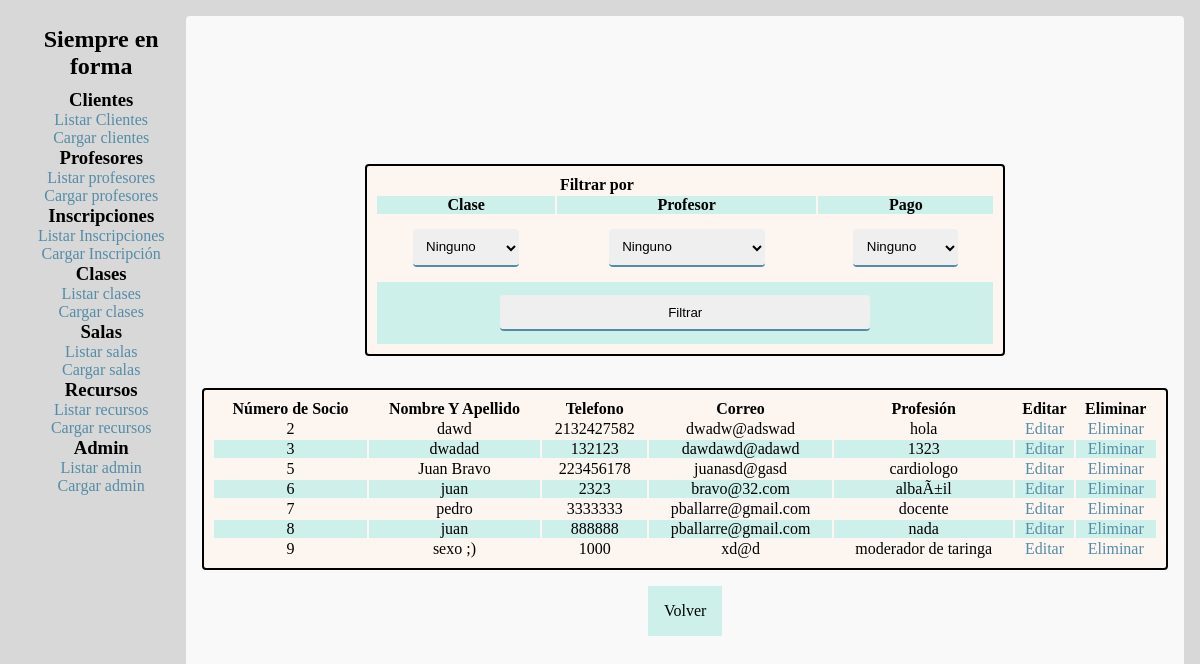
/code/clientes/listar-clientes.php, run on the app's committed database.
### tables this page shows
CREATE TABLE `clientes` (
  `idcliente` int(11) NOT NULL,
  `nomape` varchar(100) NOT NULL,
  `telefono` varchar(15) NOT NULL,
  `correo` varchar(150) NOT NULL,
  `profesion` varchar(20) NOT NULL,
  `eliminado` char(1) NOT NULL DEFAULT '0'
);

### code/clientes/listar-clientes.php (the view, shortened to what this page needs)
<!DOCTYPE html>
<html lang="es">
<?php include_once("../_header.php"); ?>
<body>
    <?php include_once("../_navbar.php"); ?>
    <main class="CONTENEDOR">
        <form>
        <table class="TABLA" style="width: 100%;">
            <tr>
                <th colspan="2">Filtrar por</th>
            </tr>
            <tr>
                <th>Clase</th>
                <th>Profesor</th>
                <th>Pago</th>
            </tr>
            <tr>
                <td>
                    <select name="clase">
                        <option value="NULL">Ninguno</option>
                    </select>
                </td>
                <td>
                    <select name="idprofesor">
                        <option value="NULL">Ninguno</option>
                    </select>
                </td>
                <td>
                    <select name="pago">
                        <option value="NULL">Ninguno</option>
                    </select>
                </td>
            </tr>
            <tr>
                <td colspan="3"><input type="submit" value="Filtrar" name="filtrar"></td>
            </tr>
        </table>
        </form>
        <table class="TABLA">
            <thead>
                <tr class="TABLA__fila">
                    <th>Número de Socio</th>
                    <th>Nombre Y Apellido</th>
                    <th>Telefono</th>
                    <th>Correo</th>
                    <th>Profesión</th>
                    <th>Editar</th>
                    <th>Eliminar</th>
                </tr>
            </thead>
            <tbody>
                <?php
                    include_once("../conexion.php");
                    $clientes = "SELECT * FROM clientes WHERE eliminado = '0'";
                    if(isset($consultaFiltrada)) $consulta = mysqli_query($link, $consultaFiltrada);
                    else $consulta = mysqli_query($link,$clientes);
                    while($row = mysqli_fetch_assoc($consulta)){
                        echo "<tr class='TABLA__fila'>";
                        echo "<td>",$row["idcliente"],"</td>";
                        echo "<td>",$row["nomape"],"</td>";
                        echo "<td>",$row["telefono"],"</td>";
                        echo "<td>",$row["correo"],"</td>";
                        echo "<td>",$row["profesion"],"</td>";
                        echo "<td><a href='editar-cliente.php?id=",$row["idcliente"],"'>Editar</a></td>";
                        echo "<td><a href='eliminar-cliente.php?id=",$row["idcliente"],"'>Eliminar</a></td>";
                        echo "</tr>";
                    }
                ?>
            </tbody>
        </table>
    <a class="BOTON" href='../index.php'>Volver</a>
    </main>
</body>

### code/css/style.css (style rules this page uses)
:root { --color1:#FDF6F0; --color2:#548CA8; --color3:#F9F9F9; --color4:#CDF0EA; }
* { margin: 0; padding: 0; }
body { background: rgba(200,200,200,70%); display: flex; justify-content: space-between; padding: 1em; }
a { color: var(--color2); text-decoration: none; transition:color 1s; }
.CONTENEDOR,main { border: 3px var(--color4); border-radius: 4px; background-color: var(--color3); padding: 1em; width: 85vw; height: 90vh; display: flex; flex-direction: column; justify-content: center; align-content: center; }
.TABLA, table { background: var(--color1); border: 2px black solid; border-radius: 4px; padding: .5em; overflow: auto; }
.TABLA td,tabla td { text-align: center; }
tr:nth-child(even) { background-color: var(--color4); }

### code/css/forms.css (style rules this page uses)
.FORMULARIO,form { display: flex; flex-direction: column; align-self: center; justify-self: center; width: 40em; padding: 2em; }
.FORMULARIO__input, .FORMULARIO__select, input,select { width: 60%; padding: .7em; border: none; margin: 1em; border-radius: 4px; border-bottom: 2px solid var(--color2) }
.BOTON { margin: 1rem; padding: 1em; align-self: center; text-align: center; background-color: var(--color4); color: black; }

### data on the page
clientes: idcliente "2", nomape "dawd", telefono "2132427582", correo "dwadw@adswad", profesion "hola"
clientes: idcliente "3", nomape "dwadad", telefono "132123", correo "dawdawd@adawd", profesion "1323"
clientes: idcliente "5", nomape "Juan Bravo", telefono "223456178", correo "juanasd@gasd", profesion "cardiologo"
clientes: idcliente "6", nomape "juan", telefono "2323", correo "bravo@32.com", profesion "albaÃ±il"
clientes: idcliente "7", nomape "pedro", telefono "3333333", correo "pballarre@gmail.com", profesion "docente"
clientes: idcliente "8", nomape "juan", telefono "888888", correo "pballarre@gmail.com", profesion "nada"
clientes: idcliente "9", nomape "sexo ;)", telefono "1000", correo "xd@d", profesion "moderador de taringa"
